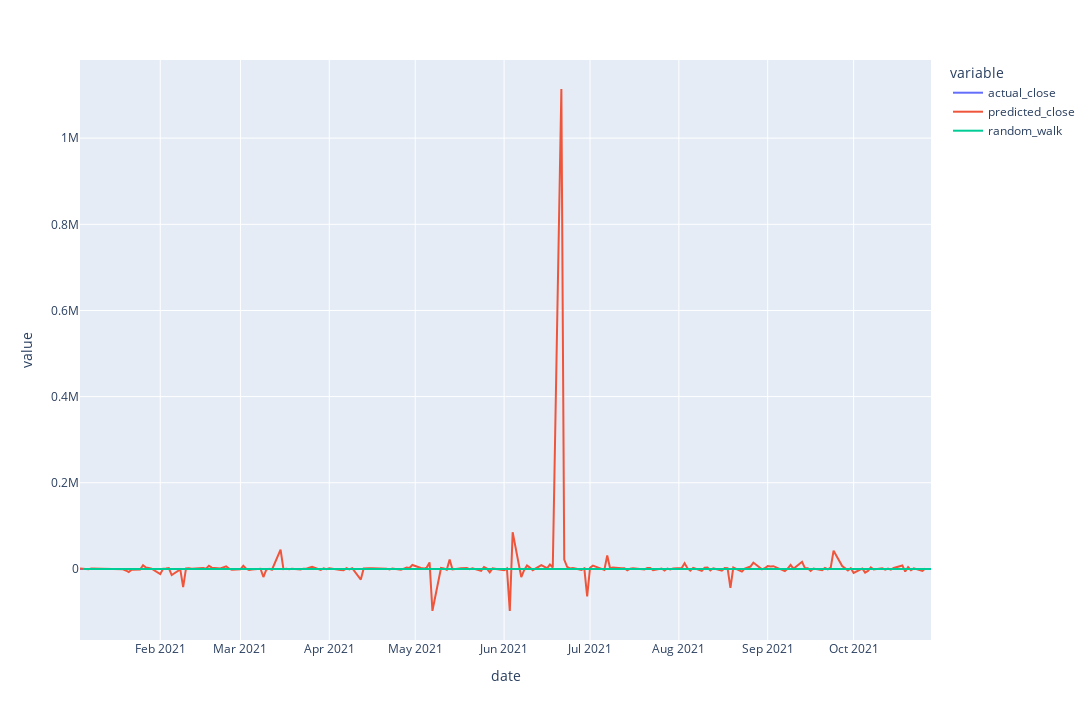

The cell this chart's notebook holds for it:
### Code cell
plx.line(
    data_frame=test_table[['actual_close', 'predicted_close', 'random_walk']].melt(ignore_index=False).reset_index(),
    x='date',
    y='value',
    color='variable',
    height=720,
    width=1280,
)

### Figure 1 — Plotly figure (JSON) as saved in the notebook; plotly's stock layout.template omitted (floating-point values rounded to 4 significant figures; data arrays with more than 128 entries replaced by an {"elided": "..."} marker saying what was removed)
{"data": [{"hovertemplate": "variable=actual_close<br>date=%{x}<br>value=%{y}<extra></extra>", "legendgroup": "actual_close", "line": {"color": "#636efa", "dash": "solid"}, "marker": {"symbol": "circle"}, "mode": "lines", "name": "actual_close", "orientation": "v", "showlegend": true, "type": "scatter", "x": {"elided": "208 str values"}, "xaxis": "x", "y": {"elided": "208 float values"}, "yaxis": "y"}, {"hovertemplate": "variable=predicted_close<br>date=%{x}<br>value=%{y}<extra></extra>", "legendgroup": "predicted_close", "line": {"color": "#EF553B", "dash": "solid"}, "marker": {"symbol": "circle"}, "mode": "lines", "name": "predicted_close", "orientation": "v", "showlegend": true, "type": "scatter", "x": {"elided": "208 str values"}, "xaxis": "x", "y": {"elided": "208 float values"}, "yaxis": "y"}, {"hovertemplate": "variable=random_walk<br>date=%{x}<br>value=%{y}<extra></extra>", "legendgroup": "random_walk", "line": {"color": "#00cc96", "dash": "solid"}, "marker": {"symbol": "circle"}, "mode": "lines", "name": "random_walk", "orientation": "v", "showlegend": true, "type": "scatter", "x": {"elided": "208 str values"}, "xaxis": "x", "y": {"elided": "208 float values"}, "yaxis": "y"}], "layout": {"height": 720, "legend": {"title": {"text": "variable"}, "tracegroupgap": 0}, "margin": {"t": 60}, "width": 1280, "xaxis": {"anchor": "y", "domain": [0, 1], "title": {"text": "date"}}, "yaxis": {"anchor": "x", "domain": [0, 1], "title": {"text": "value"}}}}
